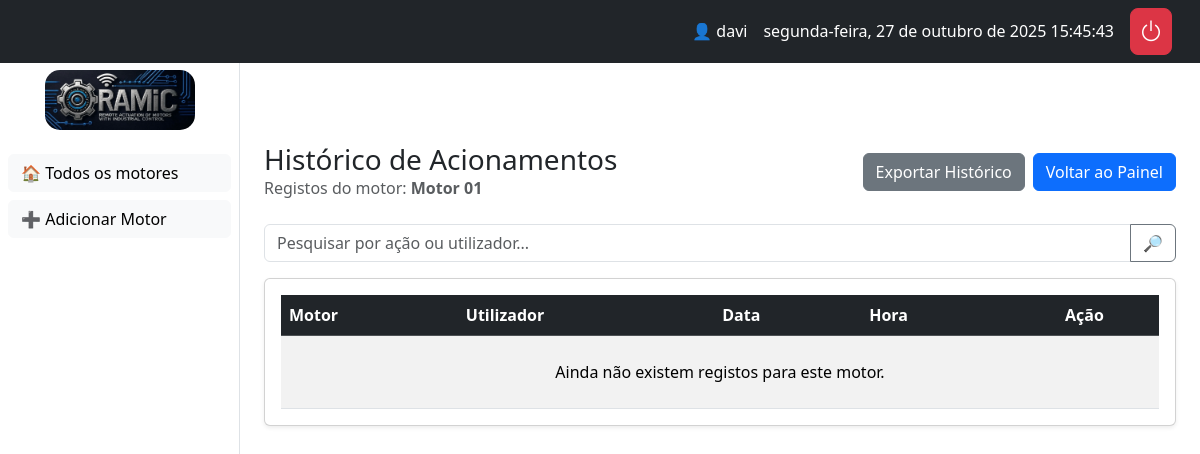
The app's page /motor/6/historico/ (signed in), older data.
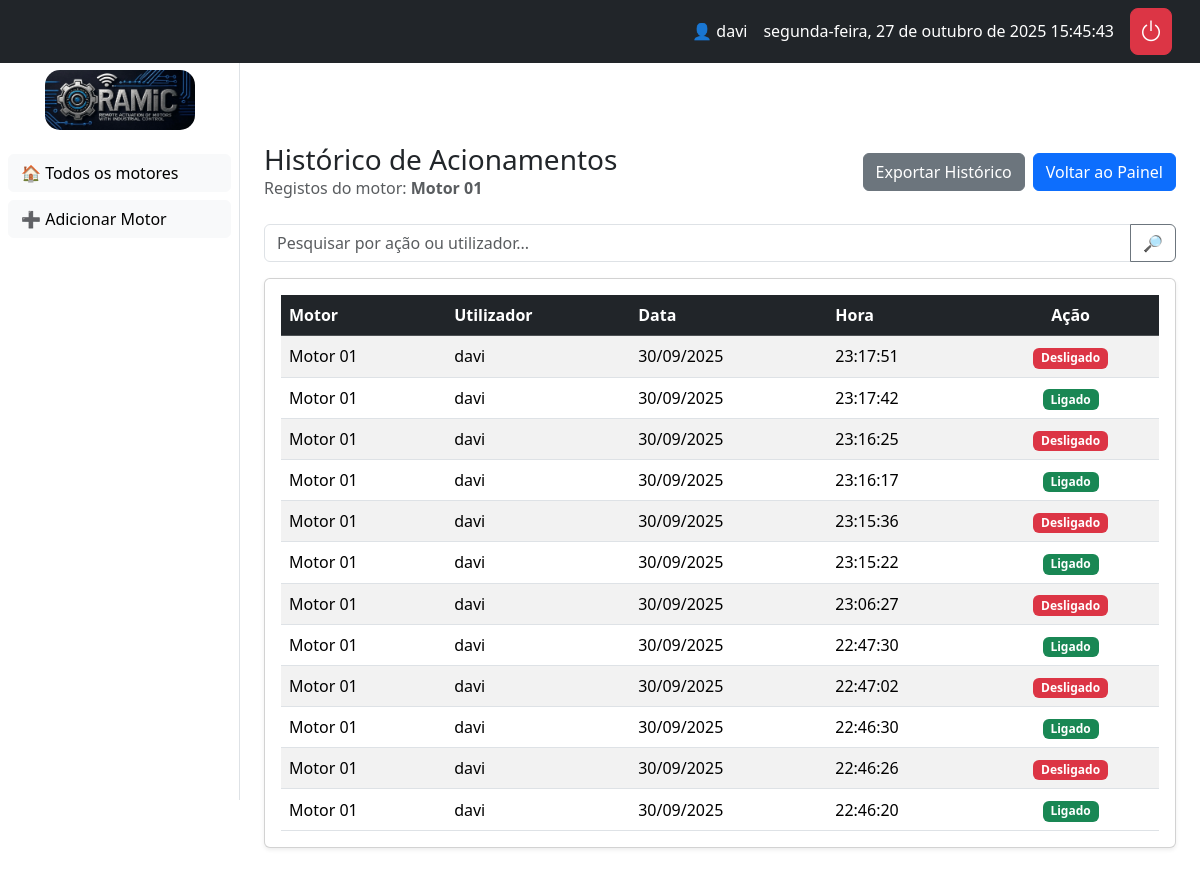
The same page, newer data.
### core/models.py (models this page shows, shortened)
class LogAcionamento(models.Model):
    ACOES = [
        ("LIGADO", "Ligado"),
        ("DESLIGADO", "Desligado"),
        ("MANUTENCAO_INICIO", "Manutenção Iniciada"),
        ("MANUTENCAO_FIM", "Manutenção Finalizada"),
    ]
    motor = models.ForeignKey(Motor, related_name="logs", on_delete=models.CASCADE)
    usuario = models.ForeignKey(User, on_delete=models.SET_NULL, null=True, blank=True)
    acao = models.CharField(max_length=20, choices=ACOES)
    timestamp = models.DateTimeField(auto_now_add=True)

class Motor(models.Model):
    grupos = models.ManyToManyField(Group, related_name="motores")
    nome = models.CharField(max_length=100)
    numero_serie = models.CharField(max_length=50, unique=True)
    descricao = models.TextField(blank=True, null=True)
    imagem = models.ImageField(upload_to="motores/", blank=True, null=True)
    localizacao = models.CharField(max_length=100, blank=True)
    modelo = models.CharField(max_length=100, blank=True)
    corrente = models.FloatField(null=True, blank=True, help_text="Corrente em Ampères (A)")
    potencia = models.FloatField(null=True, blank=True, help_text="Potência em Watts (W)")
    tensao = models.CharField(max_length=50, blank=True, help_text="Ex: 110V, 220V")
    ligado = models.BooleanField(default=False)
    em_manutencao = models.BooleanField(default=False)
    last_heartbeat = models.DateTimeField(null=True, blank=True)

### core/views.py (the view)
# urls.py: path("motor/<int:motor_id>/historico/", views.historico_view, name="historico"),
@login_required
def historico_view(request, motor_id: int):
    motor = get_object_or_404(Motor, id=motor_id)
    q = request.GET.get("q", "").strip()
    logs = motor.logs.all().order_by('-timestamp')
    if q:
        user_match = User.objects.filter(username__iexact=q).first()
        if user_match:
            logs = logs.filter(usuario=user_match)
        else:
            logs = logs.filter(acao__icontains=q)
    return render(request, "core/motores/historico.html", {"motor": motor, "logs": logs, "q": q})

### templates/core/motores/historico.html
{% extends "core/base.html" %}
{% load django_bootstrap5 %}
{% block content %}
<div class="d-flex align-items-center justify-content-between mb-4">
  <div>
    <h3 class="mb-0">Histórico de Acionamentos</h3>
    {% if motor %}
      <p class="text-muted mb-0">Registos do motor: <strong>{{ motor.nome }}</strong></p>
    {% endif %}
  </div>
  <div class="d-flex gap-2">
    <a href="{% url 'exportar_historico_csv' %}" class="btn btn-secondary">Exportar Histórico</a>
    <a href="{% url 'painel' %}" class="btn btn-primary">Voltar ao Painel</a>
  </div>
</div>
<form class="mb-3" method="get">
  <div class="input-group">
    <input type="text" class="form-control" name="q" placeholder="Pesquisar por ação ou utilizador..." value="{{ q }}">
    <button class="btn btn-outline-secondary" type="submit">🔎</button>
  </div>
</form>
<div class="card shadow-sm">
  <div class="card-body">
    <div class="table-responsive">
      <table class="table table-striped table-hover align-middle mb-0">
        <thead class="table-dark">
          <tr>
            <th>Motor</th>
            <th>Utilizador</th>
            <th>Data</th>
            <th>Hora</th>
            <th class="text-center">Ação</th>
          </tr>
        </thead>
        <tbody>
          {% for log in logs %}
          <tr>
            <td>{{ log.motor.nome }}</td>
            <td>{{ log.usuario.username|default:"Sistema" }}</td>
            <td>{{ log.timestamp|date:"d/m/Y" }}</td>
            <td>{{ log.timestamp|time:"H:i:s" }}</td>
            <td class="text-center">
              {% if log.acao == "LIGADO" %}
                <span class="badge text-bg-success">{{ log.get_acao_display }}</span>
              {% elif log.acao == "DESLIGADO" %}
                <span class="badge text-bg-danger">{{ log.get_acao_display }}</span>
              {% elif log.acao == "MANUTENCAO_INICIO" %}
                <span class="badge text-bg-warning">Manutenção Iniciada</span>
              {% elif log.acao == "MANUTENCAO_FIM" %}
                <span class="badge text-bg-info">Manutenção Finalizada</span>
              {% else %}
                <span class="badge text-bg-secondary">{{ log.acao }}</span>
              {% endif %}
            </td>
          </tr>
          {% empty %}
          <tr>
            <td colspan="5" class="text-center p-4">
              <p class="mb-0">Ainda não existem registos para este motor.</p>
            </td>
          </tr>
          {% endfor %}
        </tbody>
      </table>
    </div>
  </div>
</div>
{% endblock %}

Row changes from the older to the newer data that the page shows:
added LogAcionamento: motor.nome "Motor 01", usuario.username "davi", timestamp "30/09/2025", timestamp "23:17:51", acao "Desligado"
added LogAcionamento: motor.nome "Motor 01", usuario.username "davi", timestamp "30/09/2025", timestamp "23:17:42", acao "Ligado"
added LogAcionamento: motor.nome "Motor 01", usuario.username "davi", timestamp "30/09/2025", timestamp "23:16:25", acao "Desligado"
added LogAcionamento: motor.nome "Motor 01", usuario.username "davi", timestamp "30/09/2025", timestamp "23:16:17", acao "Ligado"
added LogAcionamento: motor.nome "Motor 01", usuario.username "davi", timestamp "30/09/2025", timestamp "23:15:36", acao "Desligado"
added LogAcionamento: motor.nome "Motor 01", usuario.username "davi", timestamp "30/09/2025", timestamp "23:15:22", acao "Ligado"
added LogAcionamento: motor.nome "Motor 01", usuario.username "davi", timestamp "30/09/2025", timestamp "23:06:27", acao "Desligado"
added LogAcionamento: motor.nome "Motor 01", usuario.username "davi", timestamp "30/09/2025", timestamp "22:47:30", acao "Ligado"
added LogAcionamento: motor.nome "Motor 01", usuario.username "davi", timestamp "30/09/2025", timestamp "22:47:02", acao "Desligado"
added LogAcionamento: motor.nome "Motor 01", usuario.username "davi", timestamp "30/09/2025", timestamp "22:46:30", acao "Ligado"
added LogAcionamento: motor.nome "Motor 01", usuario.username "davi", timestamp "30/09/2025", timestamp "22:46:26", acao "Desligado"
added LogAcionamento: motor.nome "Motor 01", usuario.username "davi", timestamp "30/09/2025", timestamp "22:46:20", acao "Ligado"
Text that changed along with them:
text no longer shown: "Ainda não existem registos para este motor."
